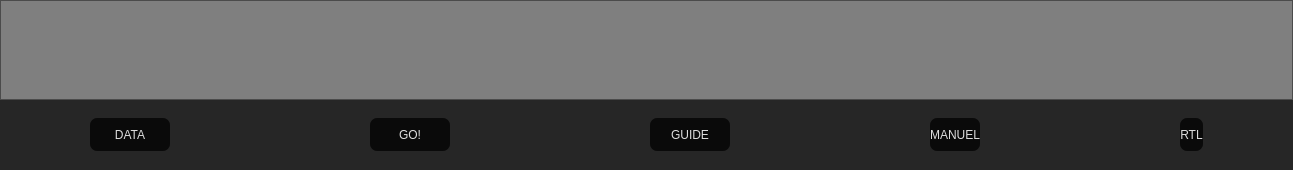
            <widget class="QWidget" name="YerKontrol">
             <layout class="QHBoxLayout" name="horizontalLayout_7">
              <property name="spacing">
               <number>0</number>
              </property>
              <property name="leftMargin">
               <number>0</number>
              </property>
              <property name="topMargin">
               <number>0</number>
              </property>
              <property name="rightMargin">
               <number>0</number>
              </property>
              <property name="bottomMargin">
               <number>0</number>
              </property>
              <item>
               <widget class="QStackedWidget" name="mapSW">
                <property name="styleSheet">
                 <string notr="true"/>
                </property>
                <widget class="QWidget" name="mapPage">
                 <property name="styleSheet">
                  <string notr="true">#mapModW{
		background-color: rgb(38, 38, 38);
	
}</string>
                 </property>
                 <layout class="QVBoxLayout" name="verticalLayout_8">
                  <property name="spacing">
                   <number>0</number>
                  </property>
                  <property name="leftMargin">
                   <number>0</number>
                  </property>
                  <property name="topMargin">
                   <number>0</number>
                  </property>
                  <property name="rightMargin">
                   <number>0</number>
                  </property>
                  <property name="bottomMargin">
                   <number>0</number>
                  </property>
                  <item>
                   <widget class="QWidget" name="mapW" native="true">
                    <property name="styleSheet">
                     <string notr="true"/>
                    </property>
                   </widget>
                  </item>
                  <item>
                   <widget class="QWidget" name="konumVeriW" native="true">
                    <property name="maximumSize">
                     <size>
                      <width>16777215</width>
                      <height>100</height>
                     </size>
                    </property>
                    <layout class="QVBoxLayout" name="verticalLayout_9">
                     <property name="spacing">
                      <number>0</number>
                     </property>
                     <property name="leftMargin">
                      <number>0</number>
                     </property>
                     <property name="topMargin">
                      <number>0</number>
                     </property>
                     <property name="rightMargin">
                      <number>0</number>
                     </property>
                     <property name="bottomMargin">
                      <number>0</number>
                     </property>
                     <item>
                      <widget class="QTableWidget" name="konumVeriTW">
                       <property name="styleSheet">
                        <string notr="true">background-color: rgba(50, 50, 50,150);</string>
                       </property>
                      </widget>
                     </item>
                    </layout>
                   </widget>
                  </item>
                  <item>
                   <widget class="QWidget" name="mapModW" native="true">
                    <property name="minimumSize">
                     <size>
                      <width>0</width>
                      <height>70</height>
                     </size>
                    </property>
                    <property name="maximumSize">
                     <size>
                      <width>16777215</width>
                      <height>70</height>
                     </size>
                    </property>
                    <property name="styleSheet">
                     <string notr="true">#gorevStartBtn,#guideBtn,#manuelBtn,#dataGosterBtn,#rtlBtn{
	color: rgb(221, 221, 221);
	text-align:center;
	background-color: rgb(10, 10, 10);
	border-radius:7px;
}
#gorevStartBtn:hover,#dataGosterBtn:hover,#guideBtn:hover,#manuelBtn:hover,#rtlBtn:hover{
	background-color: rgb(150, 150, 150);
	color: rgb(0, 0, 0);
}</string>
                    </property>
                    <layout class="QHBoxLayout" name="horizontalLayout_28">
                     <property name="spacing">
                      <number>200</number>
                     </property>
                     <property name="leftMargin">
                      <number>90</number>
                     </property>
                     <property name="rightMargin">
                      <number>90</number>
                     </property>
                     <item>
                      <widget class="QPushButton" name="dataGosterBtn">
                       <property name="minimumSize">
                        <size>
                         <width>80</width>
                         <height>33</height>
                        </size>
                       </property>
                       <property name="maximumSize">
                        <size>
                         <width>16777215</width>
                         <height>33</height>
                        </size>
                       </property>
                       <property name="styleSheet">
                        <string notr="true"/>
                       </property>
                       <property name="text">
                        <string>DATA</string>
                       </property>
                      </widget>
                     </item>
                     <item>
                      <widget class="QPushButton" name="gorevStartBtn">
                       <property name="minimumSize">
                        <size>
                         <width>80</width>
                         <height>33</height>
                        </size>
                       </property>
                       <property name="maximumSize">
                        <size>
                         <width>16777215</width>
                         <height>33</height>
                        </size>
                       </property>
                       <property name="styleSheet">
                        <string notr="true"/>
                       </property>
                       <property name="text">
                        <string>GO!</string>
                       </property>
                      </widget>
                     </item>
                     <item>
                      <widget class="QPushButton" name="guideBtn">
                       <property name="minimumSize">
                        <size>
                         <width>80</width>
                         <height>33</height>
                        </size>
                       </property>
                       <property name="maximumSize">
                        <size>
                         <width>16777215</width>
                         <height>33</height>
                        </size>
                       </property>
                       <property name="styleSheet">
                        <string notr="true"/>
                       </property>
                       <property name="text">
                        <string>GUIDE</string>
                       </property>
                      </widget>
                     </item>
                     <item>
                      <widget class="QPushButton" name="manuelBtn">
                       <property name="minimumSize">
                        <size>
                         <width>0</width>
                         <height>33</height>
                        </size>
                       </property>
                       <property name="maximumSize">
                        <size>
                         <width>16777215</width>
                         <height>33</height>
                        </size>
                       </property>
                       <property name="styleSheet">
                        <string notr="true"/>
                       </property>
                       <property name="text">
                        <string>MANUEL</string>
                       </property>
                      </widget>
                     </item>
                     <item>
                      <widget class="QPushButton" name="rtlBtn">
                       <property name="minimumSize">
                        <size>
                         <width>0</width>
                         <height>33</height>
                        </size>
                       </property>
                       <property name="maximumSize">
                        <size>
                         <width>16777215</width>
                         <height>33</height>
                        </size>
                       </property>
                       <property name="styleSheet">
                        <string notr="true"/>
                       </property>
                       <property name="text">
                        <string>RTL</string>
                       </property>
                      </widget>
                     </item>
                    </layout>
                   </widget>
                  </item>
                 </layout>
                </widget>
               </widget>
              </item>
             </layout>
            </widget>
